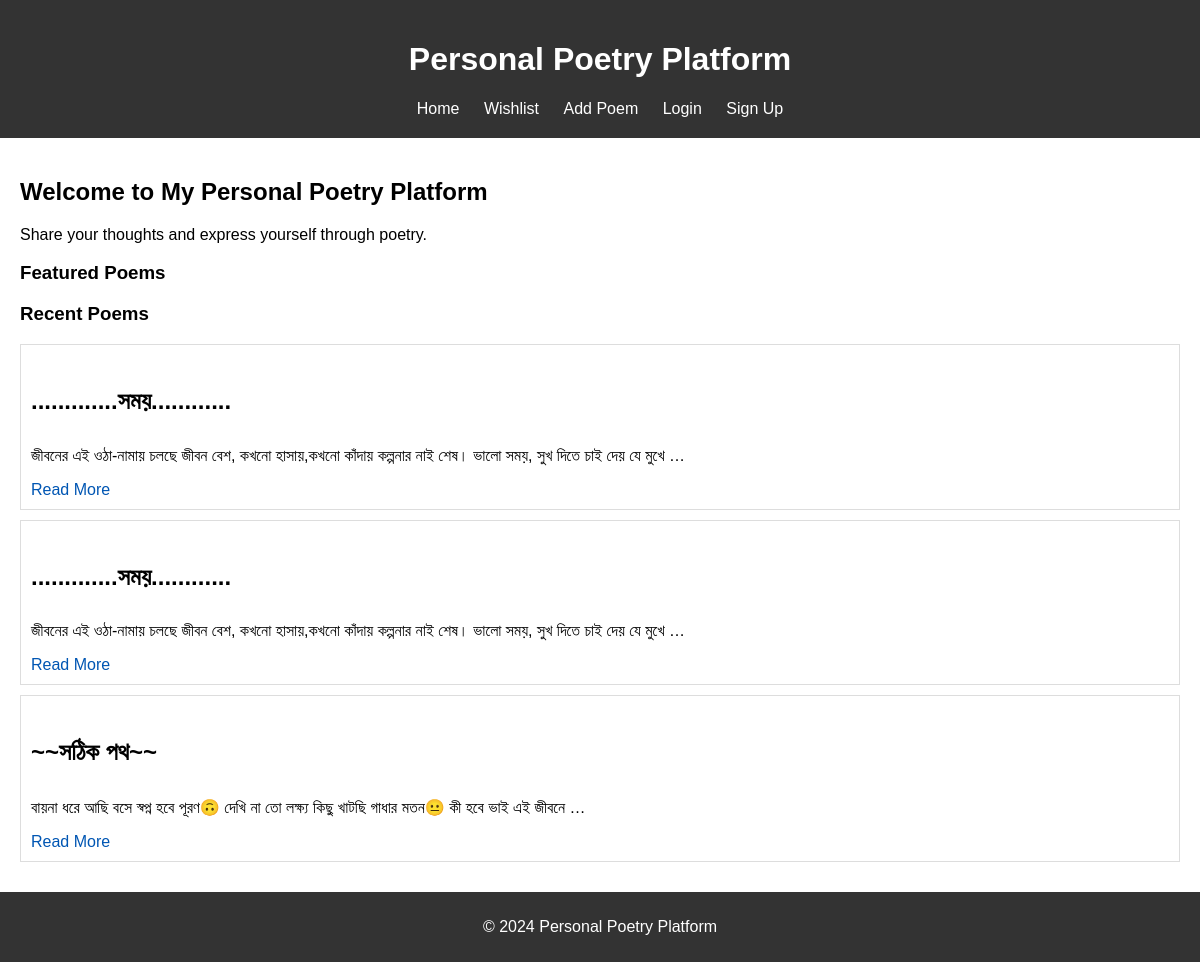
The page / on the database its author committed.
### poems/models.py (models this page shows, shortened)
class Poem(models.Model):
    title = models.CharField(max_length=255)
    content = models.TextField()
    author = models.ForeignKey(User, on_delete=models.CASCADE)
    image = models.ImageField(upload_to='poem_images/', blank=True, null=True)
    featured = models.BooleanField(default=False)  # Add this field
    created_at = models.DateTimeField(auto_now_add=True)

### poems/views.py (the view)
# urls.py: 2. Add a URL to urlpatterns:  path('', views.home, name='home')
def home(request):
    featured_poems = Poem.objects.filter(featured=True)[:3]  # Featured poems
    recent_poems = Poem.objects.order_by('-created_at')[:3]  # Recent poems
    return render(request, 'poems/home.html', {'featured_poems': featured_poems, 'recent_poems': recent_poems})

### poems/templates/poems/home.html (shortened to what this page needs)
{% extends 'poems/base.html' %}
{% block content %}
    <section class="banner">
        <h2>Welcome to My Personal Poetry Platform</h2>
        <p>Share your thoughts and express yourself through poetry.</p>
    </section>
    <section class="featured-poems">
        <h3>Featured Poems</h3>
    </section>
    <section class="recent-poems">
        <h3>Recent Poems</h3>
        {% for poem in recent_poems %}
            <div class="poem-card">
                <h4>{{ poem.title }}</h4>
                <p>{{ poem.content|truncatewords:20 }}</p>
                <a href="{% url 'poem_detail' poem.pk %}">Read More</a>
            </div>
        {% endfor %}
    </section>
{% endblock %}

### poems/static/poems/style.css (style rules this page uses)
body, html { margin: 0; padding: 0; font-family: Arial, sans-serif; }
.poem-card { border: 1px solid #ddd; padding: 10px; margin-bottom: 10px; }
.poem-card a { color: #0056b3; text-decoration: none; }
.poem-card h4 { font-size: 1.5rem; }

### rows shown on the page
Poem: title ".............সময়............", content "জীবনের এই ওঠা-নামায় চলছে জীবন বেশ, কখনো হাসায়,কখনো কাঁদায় কল্পনার নাই শেষ। ভালো সময়, সুখ দিতে চাই দেয় যে মুখে …"
Poem: title ".............সময়............", content "জীবনের এই ওঠা-নামায় চলছে জীবন বেশ, কখনো হাসায়,কখনো কাঁদায় কল্পনার নাই শেষ। ভালো সময়, সুখ দিতে চাই দেয় যে মুখে …"
Poem: title "~~সঠিক পথ~~", content "বায়না ধরে আছি বসে স্বপ্ন হবে পূরণ🙃 দেখি না তো লক্ষ্য কিছু খাটছি গাধার মতন😐 কী হবে ভাই এই জীবনে …"
